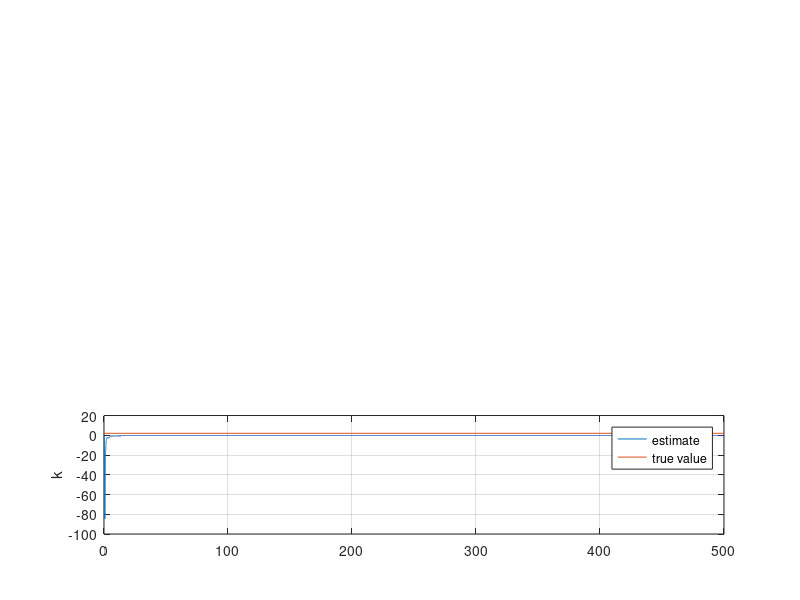

MATLAB code to generate this figure: (Note: this script raises an error after producing the figure.)
close all;
clear;


%% Insert true system
m = 15;
beta = 0.2;
k = 2;

A = [0 0 0;
     0 0 1;
     0 0 -beta/m];              
B = [0; 0; 1/m];              

%% Define filters
lambda_0 = 6;
lambda_1 = 1;

[ ~, ~,C_f_1,D_f_1] = tf2ss([0 0 1],[1 lambda_1 lambda_0]);
[ ~, ~,C_f_2,D_f_2] = tf2ss([0 1 0],[1 lambda_1 lambda_0]);
[A_f,B_f,C_f_3,D_f_3] = tf2ss([1 0 0],[1 lambda_1 lambda_0]);                 
% A_f and B_f is only needed once as it is the same all over. Hence tildes

%% Adaptive gain
gamma_1   = 300;        
v = [500 5];
gamma_2 = diag(v);
%% Simulate system

h = 0.01; % sample time (s)
N = 50000; % number of samples
t = 0:h:h*(N-1);

% Define input as a function of t
u = 5*sin(2*t) + 10.5;

% Memory allocation
x = zeros(3, N); % x = [y_1; y_2; dy_2];
theta_1 = zeros(1, N);
x_z_2 = zeros(2, 1);
x_phi_2 = zeros(2, 1);
theta_2 = zeros(2, N);

% Initial estimate
theta_1(:,1) = 1; %k
theta_2(:,1) = [10 ; 1]; %m beta

% Main loop. Simulate using forward Euler (x[k+1] = x[k] + h*x_dot)
for n = 1:N-1
    % Simulate true system
    x_dot = A*x(:, n) + B*u(n);
    x(:, n+1) = x(:, n) + h*x_dot;
    y_1 = x(1, n);
    y_2 = x(2, n);
    dy_2 = x(3, n);
    % Generate z_2 and phi_2 by filtering known signals
    x_z_2_n = x_z_2 + (A_f*x_z_2 + B_f*u(n))*h;
    z_2 = C_f_1*x_z_2;
    x_phi_2_n = x_phi_2 + (A_f*x_phi_2 + B_f*y_2)*h;
    phi_2 = [(C_f_3*x_phi_2 + D_f_3*y_2);
            (C_f_2*x_phi_2 + D_f_2*y_2)];

    % Generate z_1 and phi_1
    z_1 = u(n);
    phi_1 = y_1 - y_2;
    
    % Calculate estimation error
    n_s_1 = phi_1'*phi_1;
    n_s_2 = phi_2'*phi_2;
    epsilon_1 = (z_1-theta_1(:, n)'*phi_1)/(1+n_s_1^2);
    epsilon_2 = (z_2-theta_2(:, n)'*phi_2)/(1+n_s_2^2);
    
    % Update law
    theta_2_dot = gamma_2*epsilon_2*phi_2;
    theta_2(:, n+1) = theta_2(:, n) + theta_2_dot*h;
    theta_1_dot = gamma_1*epsilon_1*phi_1;
    theta_1(:, n+1) = theta_1(:, n) + theta_1_dot*h;
    
    % Set values for next iteration
    x_phi_2 = x_phi_2_n;
    x_z_2 = x_z_2_n;
end


% Plots
figure

subplot(3,1,3)
plot(t, theta_1(1,:)); hold on
plot([t(1), t(end)],[k, k]); hold off
ylabel('k')
grid
legend('estimate','true value')
sgtitle('Parameter estimates')
xlabel('t [s]')

subplot(3,1,1)
plot(t, theta_2(1,:)); hold on
plot([t(1), t(end)], [m m]); hold off
ylabel('m')
legend('estimate','true value')
grid

subplot(3,1,2)
plot(t, theta_2(2,:)); hold on
plot([t(1), t(end)],[beta, beta]); hold off
ylabel('\beta')
legend('estimate','true value')
grid

